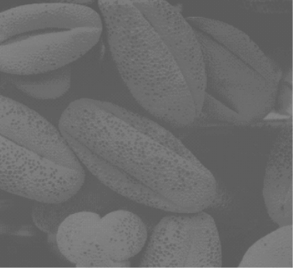
%> input picture Labs/LAB-3/HISTOGRAM LAB/Lab3-Histogram-solution/example.png, 293 x 268 px
$ octave hist_eq.m   (GNU Octave 9; MATLAB toolbox functions it lacks are replaced by stand-ins)
%> lines starting %> are read from the running program, lines starting %| are printed output that depends on the picture
clear; close all; clc;
%% Histogram Equalization (HE) algorithm
img = imread('example.png');
%> img is the input picture: size 268x293 uint8; min 88, max 180, mean 107
[M,N]=size(img);
%> M = 268; N = 293
H=imhist(img);
%> H = 256 values, max 6525 at index 95, min 0 at index 1, mean 306.7
H=H/(M*N);
%> H = 256 values, max 0.0831 at index 95, min 0 at index 1, mean 0.00391
%compute the mapping function
for L = 1:256
     G(L)=uint8(sum(H(1:L))*255);
end
%> after the loop, G = 256 values from 0 to 255
%perform mapping
outimg=img;
for i = 1:M
     for j=1:N
          f=img(i,j) +1;
          outimg(i,j)=G(f);
     end
end
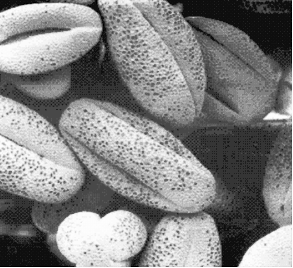
%> outimg: size 268x293 uint8; min 0, max 255, mean 132.1
H_after=imhist(outimg);
%> H_after = 256 values, max 6525 at index 54, min 0 at index 2, mean 306.7
H_after=H_after/(M*N);
%> H_after = 256 values, max 0.0831 at index 54, min 0 at index 2, mean 0.00391
%% Visualization
figure, subplot(2,3,1), imshow(img), title('Original Image');
subplot(2,3,2), bar(H), title('Original Histgram');
subplot(2,3,3), plot(G), title('Mapping Function');
subplot(2,3,4), imshow(outimg), title('HE-Enhanced Image');
subplot(2,3,5), bar(H_after), title('HE-Enhanced Histgram');
%> after `title('HE-Enhanced Histgram')`:
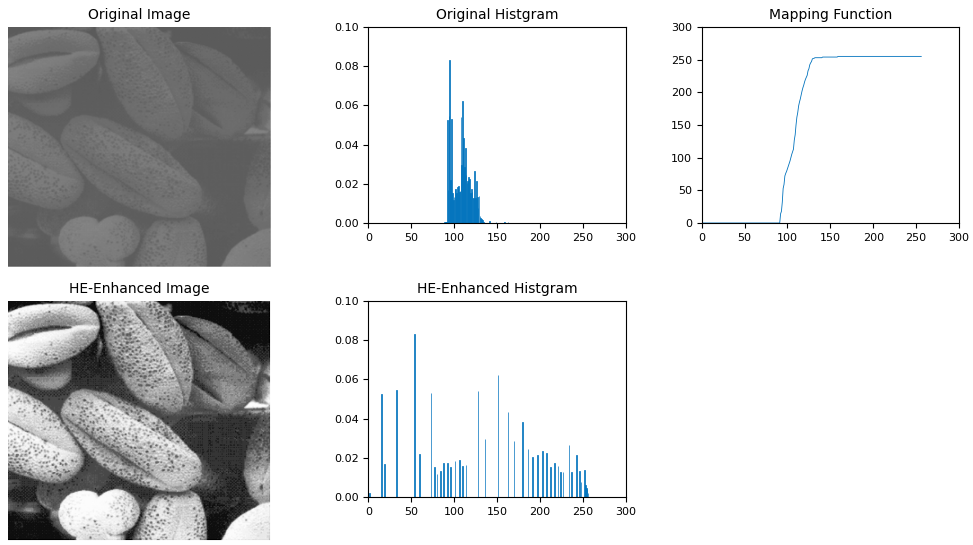
%> figure redrawn from the program's plot data, 5 panels
